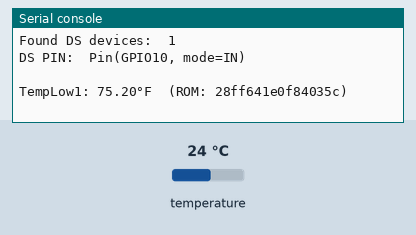
The program below on a simulated Raspberry Pi Pico running MicroPython. On the bench: the last lines printed to the serial console. Inputs (shaded band) come from the test bench; at power-on: temperature 24 °C.

Above: at 1.2 s.
1.3 s: temperature set to 12 °C
At 3.4 s:
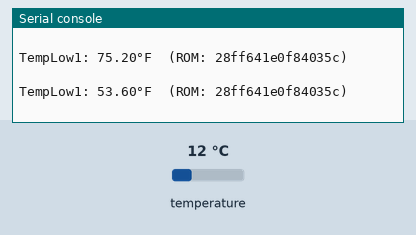
3.7 s: temperature set to 19 °C
At 7.5 s:
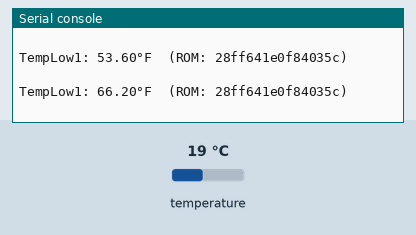
Timing chart, 0 to 9.0 s (numbered marks = the images above; inputs shaded):
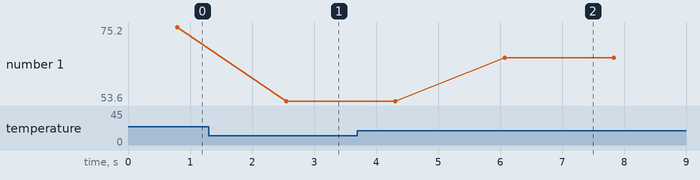

The program:

low_temp_probe_test.py
```python
# (licence header left out)
from machine import Pin


#follow up
#temp sensor types https://www.youtube.com/watch?v=eLe3NAwvfvA

#ds18b20 Temp sensor imports and vars
#import machine, onewire, ds18x20, time

#Inputs: Red (+3 to +5.5v), Black Ground, Yellow Signal to single GPIO pin
#4.7kΩ resistor between the data line and +5V
#is a pull-up resistor, and it serves
#a critical role in the operation of the DS18B20 temperature probe, which
#communicates using the 1-Wire protocol.

import machine, onewire, ds18x20, time

ds_pin = machine.Pin(10)
ds_sensor = ds18x20.DS18X20(onewire.OneWire(ds_pin))
roms = ds_sensor.scan()
print('Found DS devices: ', len(roms))
print('DS PIN: ', ds_pin)
print()

#----- LOW TEMP PROBE LOOP -----
while True:
    #read the probe(s) and store the temp in registers
    ds_sensor.convert_temp()
    time.sleep(0.75)  # Allow conversion time

    for idx, rom in enumerate(roms, 1):
        #read the temp from the register (not from the probe)
        tempC = ds_sensor.read_temp(rom)
        tempF = tempC * (9/5) + 32
        probe_name = f"TempLow{idx}"
        print(f'{probe_name}: {tempF:.2f}°F  (ROM: {rom.hex()})')

    print()
    time.sleep(1)
```

Measured:
- after the input at 1.3 s, the serial console: prints a new line after 1.3 s (image 1)
- after the input at 3.7 s, the serial console: prints a new line after 2.4 s (image 2)
- plotted number 1: 75.2 → 53.6 after the input at 1.3 s, 53.6 → 66.2 after the input at 3.7 s
